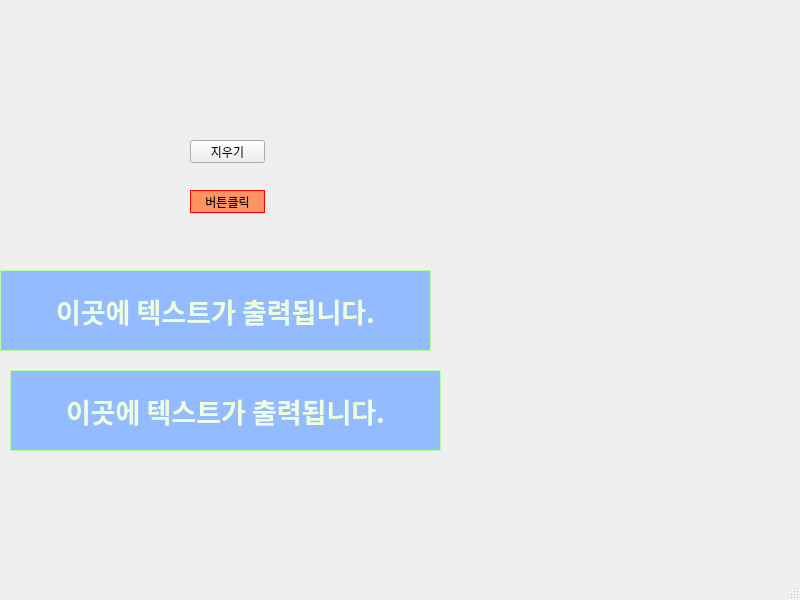
<?xml version="1.0" encoding="UTF-8"?>
<ui version="4.0">
 <class>MainWindow</class>
 <widget class="QMainWindow" name="MainWindow">
  <property name="geometry">
   <rect>
    <x>0</x>
    <y>0</y>
    <width>800</width>
    <height>600</height>
   </rect>
  </property>
  <property name="windowTitle">
   <string>MainWindow</string>
  </property>
  <widget class="QWidget" name="centralwidget">
   <widget class="QPushButton" name="test_button">
    <property name="geometry">
     <rect>
      <x>190</x>
      <y>190</y>
      <width>75</width>
      <height>23</height>
     </rect>
    </property>
    <property name="styleSheet">
     <string notr="true">border: 1px solid red;
background-color:rgb(255, 147, 97)</string>
    </property>
    <property name="text">
     <string>버튼클릭</string>
    </property>
   </widget>
   <widget class="QLabel" name="output_label">
    <property name="geometry">
     <rect>
      <x>0</x>
      <y>270</y>
      <width>431</width>
      <height>81</height>
     </rect>
    </property>
    <property name="font">
     <font>
      <family>궁서체</family>
      <pointsize>20</pointsize>
      <weight>75</weight>
      <bold>true</bold>
     </font>
    </property>
    <property name="styleSheet">
     <string notr="true">background-color:rgb(148, 186, 255);color:rgb(237, 255, 221);border : 1px solid rgb(178, 255, 166);</string>
    </property>
    <property name="text">
     <string>이곳에 텍스트가 출력됩니다.</string>
    </property>
    <property name="scaledContents">
     <bool>false</bool>
    </property>
    <property name="alignment">
     <set>Qt::AlignCenter</set>
    </property>
   </widget>
   <widget class="QLabel" name="output_label2">
    <property name="geometry">
     <rect>
      <x>10</x>
      <y>370</y>
      <width>431</width>
      <height>81</height>
     </rect>
    </property>
    <property name="font">
     <font>
      <family>궁서체</family>
      <pointsize>20</pointsize>
      <weight>75</weight>
      <bold>true</bold>
     </font>
    </property>
    <property name="styleSheet">
     <string notr="true">background-color:rgb(148, 186, 255);color:rgb(237, 255, 221);border : 1px solid rgb(178, 255, 166);</string>
    </property>
    <property name="text">
     <string>이곳에 텍스트가 출력됩니다.</string>
    </property>
    <property name="scaledContents">
     <bool>false</bool>
    </property>
    <property name="alignment">
     <set>Qt::AlignCenter</set>
    </property>
   </widget>
   <widget class="QPushButton" name="clear_button">
    <property name="geometry">
     <rect>
      <x>190</x>
      <y>140</y>
      <width>75</width>
      <height>23</height>
     </rect>
    </property>
    <property name="text">
     <string>지우기</string>
    </property>
   </widget>
  </widget>
  <widget class="QMenuBar" name="menubar">
   <property name="geometry">
    <rect>
     <x>0</x>
     <y>0</y>
     <width>800</width>
     <height>21</height>
    </rect>
   </property>
  </widget>
  <widget class="QStatusBar" name="statusbar"/>
 </widget>
 <resources/>
 <connections/>
</ui>
